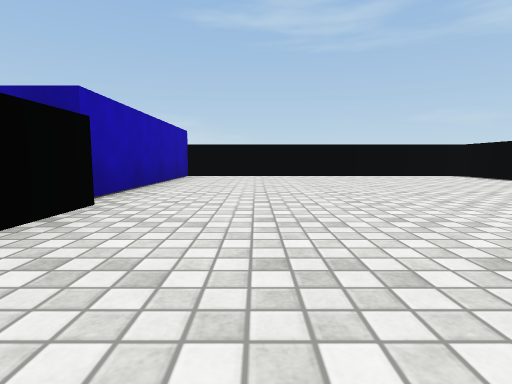
view 1 (above)

24 first-person views from a walk through a Unity game level. The camera is 0.37 m above the floor, tilts 6° down and sees 80° across. The floor is counted in squares, 1 m on a side. Each view is taken from the middle of a square. On the plan, view 1 faces up. The plan holds only what a view shows up to about 9 squares ahead; the rest is blank. The place goes on beyond the plan. The player character is not drawn. Surface patterns are stand-ins for the level's own textures.

view 2
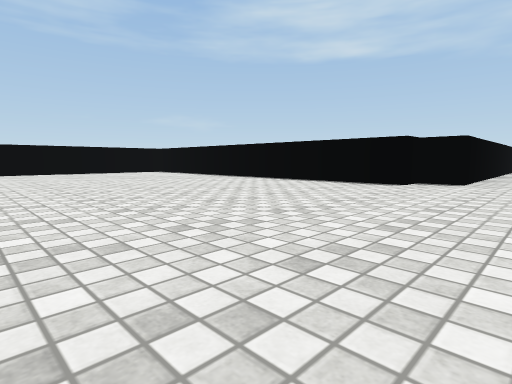

view 3
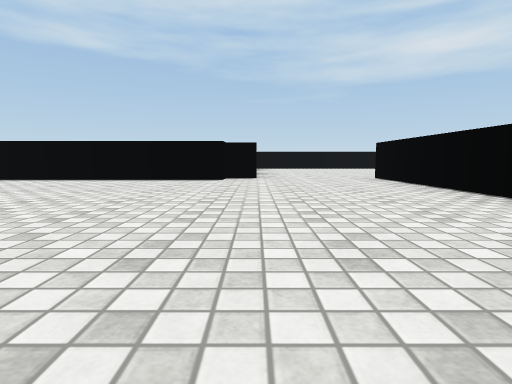

view 4
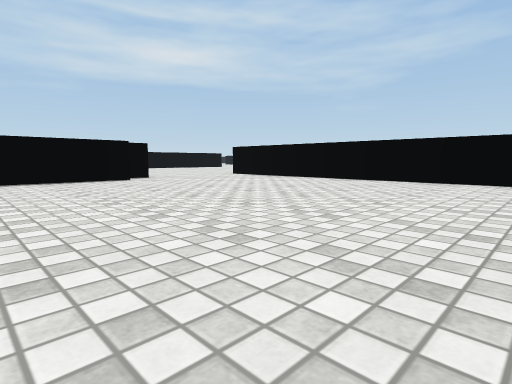

view 5
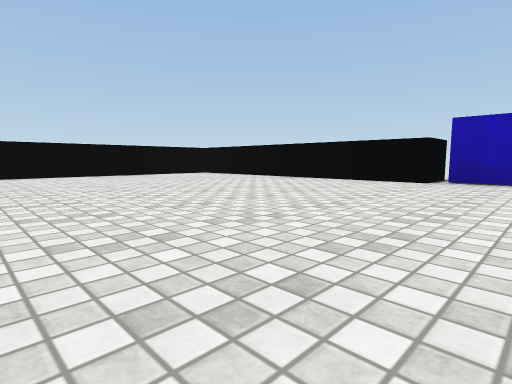

view 6
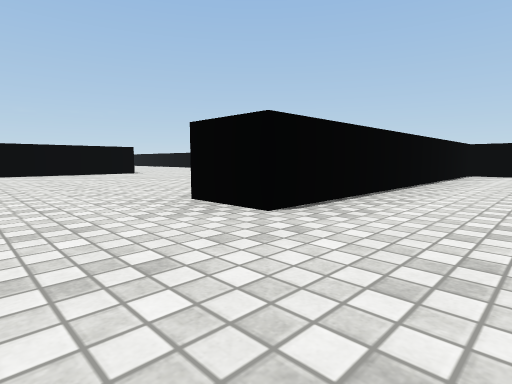

view 7
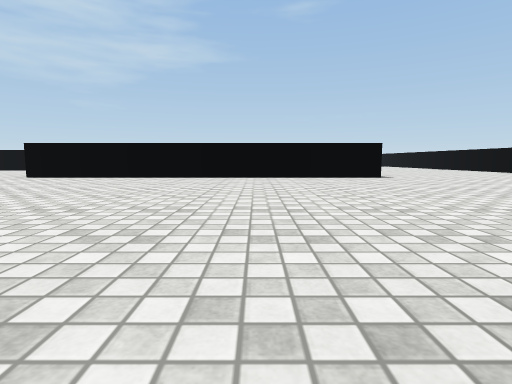

view 8
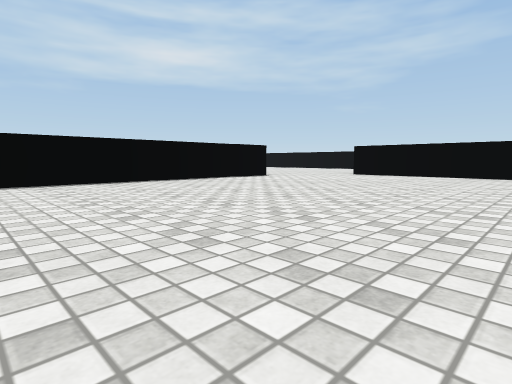

view 9
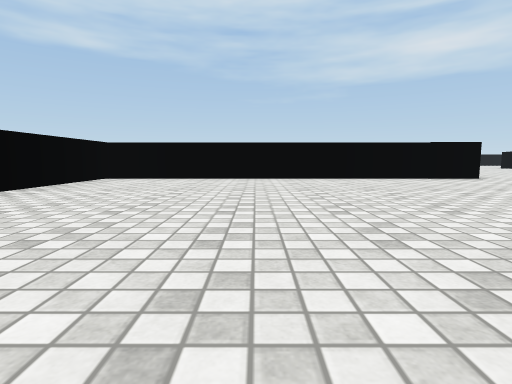

view 10
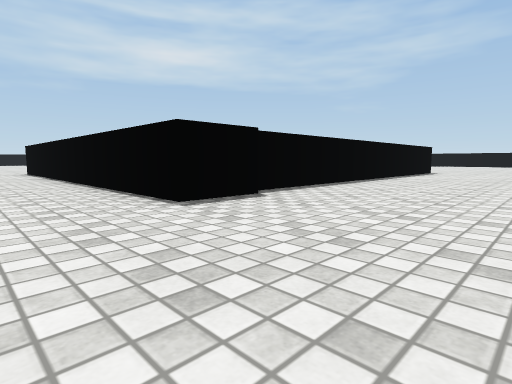

view 11
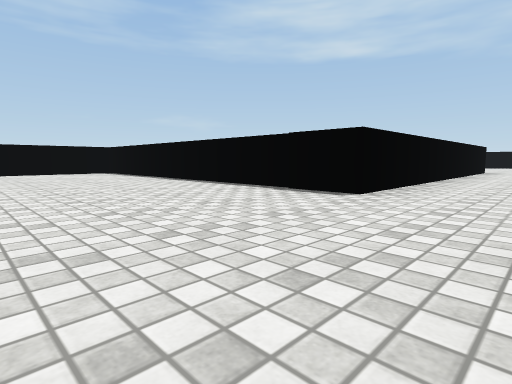

view 12
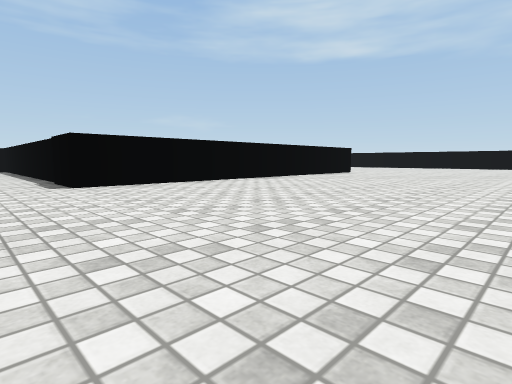

view 13
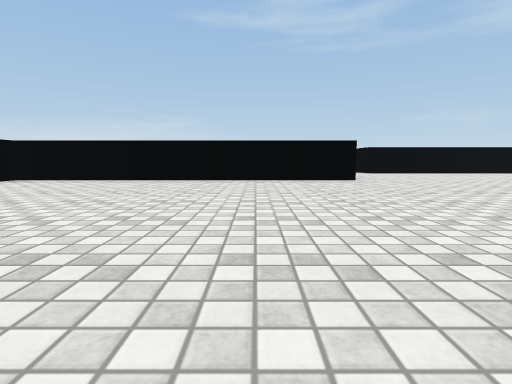

view 14
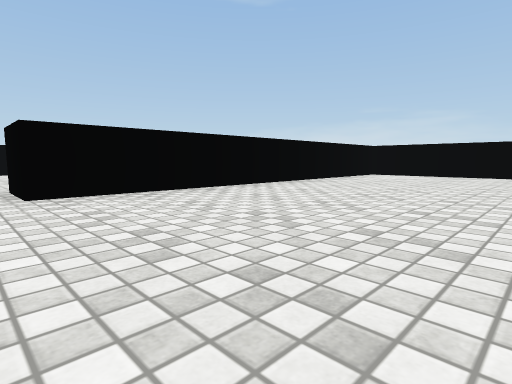

view 15
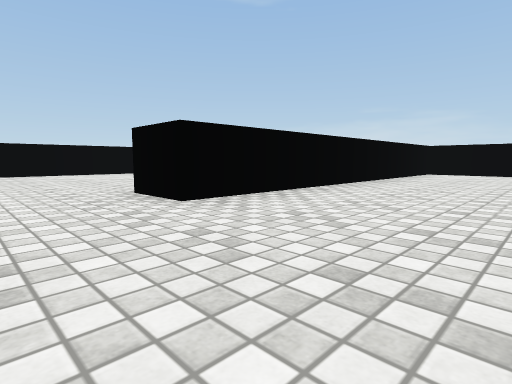

view 16
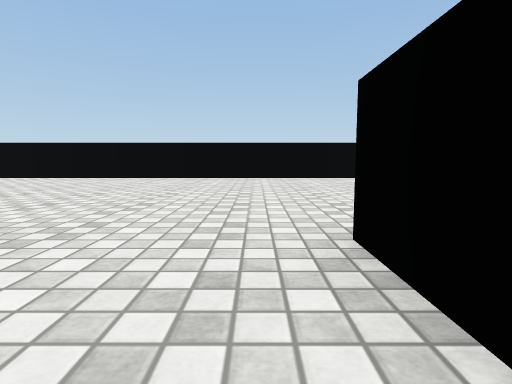

view 17
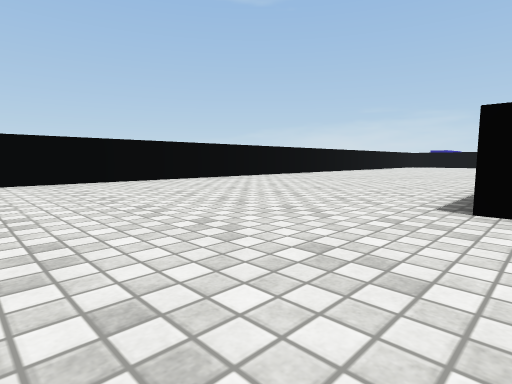

view 18
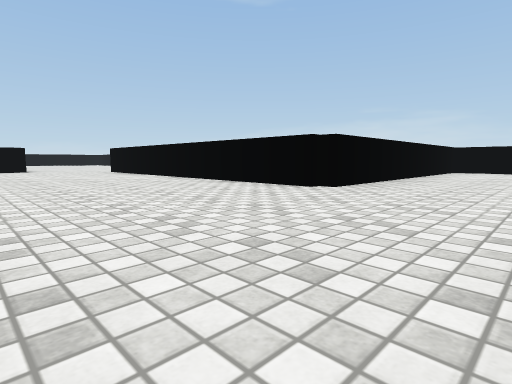

view 19
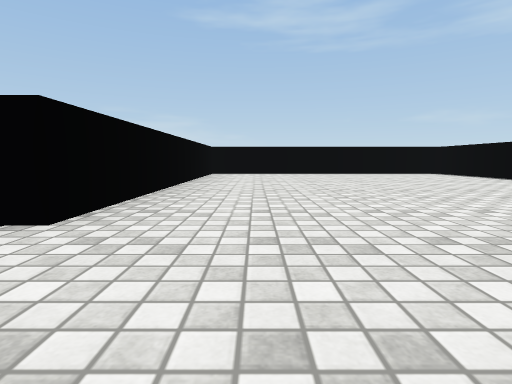

view 20
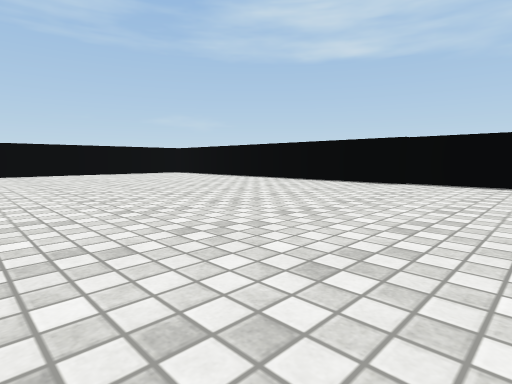

view 21
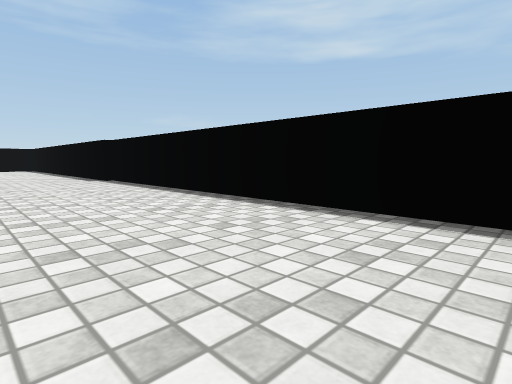

view 22
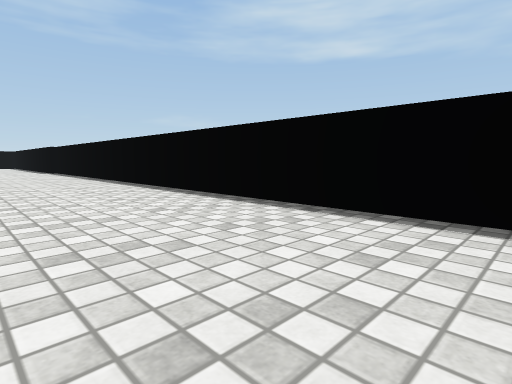

view 23
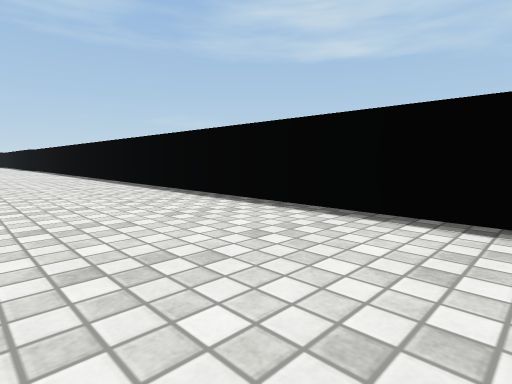

view 24
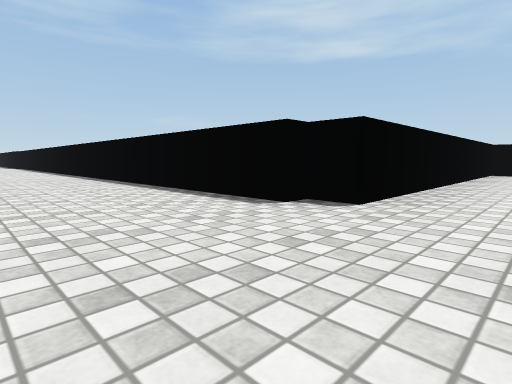

### Floor plan
Points are (right, up) in squares from view 1. A wall is a line through its corners. A room is listed if a view was taken in it or the views show most of it. See-through windows are left out.
Room 1 (views 1, 2, 3, 4, 5)
walls: (-2.4, 2.5) (-1.3, 2.5) (-1.3, -3.5) (5.4, -3.5); (6.5, -1) (5.3, -1) (5.3, -0.4) (4.7, -0.4) (4.7, 7) (-1.5, 7) (-1.5, 2.8)
ways out: opening at (5.5, -2.5) to room 2
Room 2 (views 6, 7, 8, 9, 10, 11, 12, 13, 14, 15, 16, 17, 18, 19, 20, 21, 22, 23, 24)
walls: (10.9, -11.4) (9.8, -11.4); (8.2, -11.4) (4.6, -11.4) (4.6, -15); (19.6, -8.5) (12.2, -8.5) (12.2, -1) (6.5, -1); (3.6, -18.6) (3.6, -14); (25.9, -18.8) (25.9, -1.8) (19.8, -1.8) (19.8, -6.9); (3.2, -10.4) (10.8, -10.4) (10.8, -11); (-1.3, -12.8) (-1.3, -24.4); (33, -22.8) (29.5, -22.8)
ways out: opening at (5.5, -2.5) to room 1

Where each view was taken, in squares from view 1:
view 1: 0 up, 0 right, facing up
view 2: 2 down, 0 right, facing up-right
view 3: 1 down, 1 left, facing right
view 4: 2 up, 1 left, facing down-right
view 5: 4 up, 4 right, facing down-left
view 6: 2 down, 7 right, facing down-left
view 7: 4 down, 6 right, facing down
view 8: 3 down, 7 right, facing down-right
view 9: 4 down, 6 right, facing right
view 10: 9 down, 1 right, facing down-right
view 11: 10 down, 9 right, facing up-right
view 12: 13 down, 11 right, facing up-right
view 13: 17 down, 9 right, facing up
view 14: 19 down, 8 right, facing up-left
view 15: 20 down, 7 right, facing up-left
view 16: 19 down, 5 right, facing left
view 17: 21 down, 4 right, facing up-left
view 18: 12 down, 22 right, facing up-left
view 19: 10 down, 21 right, facing up
view 20: 10 down, 21 right, facing up-right
view 21: 14 down, 24 right, facing up-right
view 22: 18 down, 24 right, facing up-right
view 23: 21 down, 24 right, facing up-right
view 24: 24 down, 24 right, facing up-right
